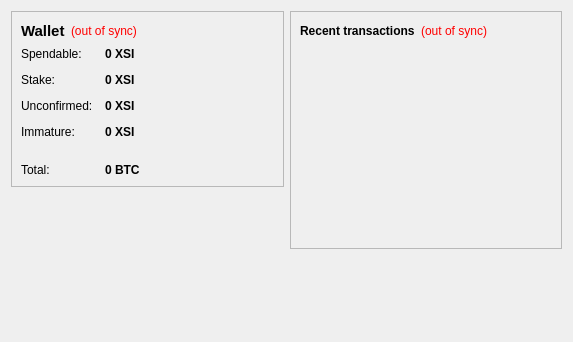
<?xml version="1.0" encoding="UTF-8"?>
<ui version="4.0">
 <class>OverviewPage</class>
 <widget class="QWidget" name="OverviewPage">
  <property name="geometry">
   <rect>
    <x>0</x>
    <y>0</y>
    <width>573</width>
    <height>342</height>
   </rect>
  </property>
  <property name="windowTitle">
   <string>Form</string>
  </property>
  <layout class="QHBoxLayout" name="horizontalLayout" stretch="1,1">
   <item>
    <layout class="QVBoxLayout" name="verticalLayout_2">
     <item>
      <widget class="QFrame" name="frame">
       <property name="frameShape">
        <enum>QFrame::StyledPanel</enum>
       </property>
       <property name="frameShadow">
        <enum>QFrame::Raised</enum>
       </property>
       <layout class="QVBoxLayout" name="verticalLayout_4">
        <item>
         <layout class="QHBoxLayout" name="horizontalLayout_4">
          <item>
           <widget class="QLabel" name="label_5">
            <property name="font">
             <font>
              <pointsize>11</pointsize>
              <weight>75</weight>
              <bold>true</bold>
             </font>
            </property>
            <property name="text">
             <string>Wallet</string>
            </property>
           </widget>
          </item>
          <item>
           <widget class="QLabel" name="labelWalletStatus">
            <property name="toolTip">
             <string>The displayed information may be out of date. Your wallet automatically synchronizes with the StabilityShares network after a connection is established, but this process has not completed yet.</string>
            </property>
            <property name="styleSheet">
             <string notr="true">QLabel { color: red; }</string>
            </property>
            <property name="text">
             <string notr="true">(out of sync)</string>
            </property>
            <property name="alignment">
             <set>Qt::AlignLeading|Qt::AlignLeft|Qt::AlignVCenter</set>
            </property>
           </widget>
          </item>
          <item>
           <spacer name="horizontalSpacer_2">
            <property name="orientation">
             <enum>Qt::Horizontal</enum>
            </property>
            <property name="sizeHint" stdset="0">
             <size>
              <width>40</width>
              <height>20</height>
             </size>
            </property>
           </spacer>
          </item>
         </layout>
        </item>
        <item>
         <layout class="QFormLayout" name="formLayout_2">
          <property name="fieldGrowthPolicy">
           <enum>QFormLayout::AllNonFixedFieldsGrow</enum>
          </property>
          <property name="horizontalSpacing">
           <number>12</number>
          </property>
          <property name="verticalSpacing">
           <number>12</number>
          </property>
          <item row="0" column="0">
           <widget class="QLabel" name="label">
			
            <property name="text">
             <string>Spendable:</string>
            </property>
           </widget>
          </item>
          <item row="0" column="1">
           <widget class="QLabel" name="labelBalance">
           
            <property name="font">
             <font>
              <weight>75</weight>
              <bold>true</bold>
             </font>
            </property>
            <property name="cursor">
             <cursorShape>IBeamCursor</cursorShape>
            </property>
            <property name="toolTip">
             <string>Your current spendable balance</string>
            </property>
            <property name="text">
             <string notr="true">0 XSI</string>
            </property>
            <property name="textInteractionFlags">
             <set>Qt::LinksAccessibleByMouse|Qt::TextSelectableByKeyboard|Qt::TextSelectableByMouse</set>
            </property>
           </widget>
          </item>
          <item row="1" column="0">
		   <widget class="QLabel" name="label_6">
            
			<property name="text">
             <string>Stake:</string>
            </property>
           </widget>
          </item>
          <item row="1" column="1">
           <widget class="QLabel" name="labelStake">
            
			<property name="font">
             <font>
              <weight>75</weight>
              <bold>true</bold>
             </font>
            </property>
            <property name="cursor">
             <cursorShape>IBeamCursor</cursorShape>
            </property>
            <property name="toolTip">
             <string>Total of coins that was staked, and do not yet count toward the current balance</string>
            </property>
            <property name="text">
             <string notr="true">0 XSI</string>
            </property>
            <property name="textInteractionFlags">
             <set>Qt::LinksAccessibleByMouse|Qt::TextSelectableByKeyboard|Qt::TextSelectableByMouse</set>
            </property>
           </widget>
          </item>
          <item row="2" column="0">
           <widget class="QLabel" name="label_3">
            
			<property name="text">
             <string>Unconfirmed:</string>
            </property>
           </widget>
          </item>
          <item row="2" column="1">
           <widget class="QLabel" name="labelUnconfirmed">
            
			<property name="font">
             <font>
              <weight>75</weight>
              <bold>true</bold>
             </font>
            </property>
            <property name="cursor">
             <cursorShape>IBeamCursor</cursorShape>
            </property>
            <property name="toolTip">
             <string>Total of transactions that have yet to be confirmed, and do not yet count toward the current balance</string>
            </property>
            <property name="text">
             <string notr="true">0 XSI</string>
            </property>
            <property name="textInteractionFlags">
             <set>Qt::LinksAccessibleByMouse|Qt::TextSelectableByKeyboard|Qt::TextSelectableByMouse</set>
            </property>
           </widget>
          </item>
          <item row="3" column="0">
           <widget class="QLabel" name="labelImmatureText">
            
			<property name="text">
             <string>Immature:</string>
            </property>
           </widget>
          </item>
          <item row="3" column="1">
           <widget class="QLabel" name="labelImmature">
           
		   <property name="font">
             <font>
              <weight>75</weight>
              <bold>true</bold>
             </font>
            </property>
            <property name="toolTip">
             <string>Mined balance that has not yet matured</string>
            </property>
            <property name="text">
             <string notr="true">0 XSI</string>
            </property>
            <property name="textInteractionFlags">
             <set>Qt::LinksAccessibleByMouse|Qt::TextSelectableByKeyboard|Qt::TextSelectableByMouse</set>
            </property>
           </widget>
          </item>
          <item row="4" column="0" colspan="2">
           <widget class="Line" name="line">
            
           </widget>
          </item>
          <item row="5" column="0">
           <widget class="QLabel" name="labelTotalText">
           
		   <property name="text">
             <string>Total:</string>
            </property>
           </widget>
          </item>
          <item row="5" column="1">
           <widget class="QLabel" name="labelTotal">
              
			<property name="font">           
			<font>
              <weight>75</weight>
              <bold>true</bold>
             </font>
            </property>
            <property name="cursor">
             <cursorShape>IBeamCursor</cursorShape>
            </property>
            <property name="toolTip">
             <string>Your current total balance</string>
            </property>
            <property name="text">
             <string notr="true">0 BTC</string>
            </property>
            <property name="textInteractionFlags">
             <set>Qt::LinksAccessibleByMouse|Qt::TextSelectableByKeyboard|Qt::TextSelectableByMouse</set>
            </property>
           </widget>
          </item>
         </layout>
        </item>
       </layout>
      </widget>
     </item>
     <item>
      <spacer name="verticalSpacer">
       <property name="orientation">
        <enum>Qt::Vertical</enum>
       </property>
       <property name="sizeHint" stdset="0">
        <size>
         <width>20</width>
         <height>40</height>
        </size>
       </property>
      </spacer>
     </item>
    </layout>
   </item>
   <item>
    <layout class="QVBoxLayout" name="verticalLayout_3">
     <item>
      <widget class="QFrame" name="frame_2">
       <property name="frameShape">
        <enum>QFrame::StyledPanel</enum>
       </property>
       <property name="frameShadow">
        <enum>QFrame::Raised</enum>
       </property>
       <layout class="QVBoxLayout" name="verticalLayout">
        <item>
         <layout class="QHBoxLayout" name="horizontalLayout_2">
          <item>
           <widget class="QLabel" name="label_4">
             
			<property name="text">
             <string>&lt;b&gt;Recent transactions&lt;/b&gt;</string>
            </property>
           </widget>
          </item>
          <item>
           <widget class="QLabel" name="labelTransactionsStatus">
            <property name="toolTip">
             <string>The displayed information may be out of date. Your wallet automatically synchronizes with the StabilityShares network after a connection is established, but this process has not completed yet.</string>
            </property>
            <property name="styleSheet">
             <string notr="true">QLabel { color: red; }</string>
            </property>
            <property name="text">
             <string notr="true">(out of sync)</string>
            </property>
            <property name="alignment">
             <set>Qt::AlignRight|Qt::AlignTrailing|Qt::AlignVCenter</set>
            </property>
           </widget>
          </item>
          <item>
           <spacer name="horizontalSpacer">
            <property name="orientation">
             <enum>Qt::Horizontal</enum>
            </property>
            <property name="sizeHint" stdset="0">
             <size>
              <width>40</width>
              <height>20</height>
             </size>
            </property>
           </spacer>
          </item>
         </layout>
        </item>
        <item>
         <widget class="QListView" name="listTransactions">
           
		  <property name="styleSheet">
           <string notr="true">QListView { background: transparent; }</string>
          </property>
          <property name="frameShape">
           <enum>QFrame::NoFrame</enum>
          </property>
          <property name="verticalScrollBarPolicy">
           <enum>Qt::ScrollBarAlwaysOff</enum>
          </property>
          <property name="horizontalScrollBarPolicy">
           <enum>Qt::ScrollBarAlwaysOff</enum>
          </property>
          <property name="selectionMode">
           <enum>QAbstractItemView::NoSelection</enum>
          </property>
         </widget>
        </item>
       </layout>
      </widget>
     </item>
     <item>
      <spacer name="verticalSpacer_2">
       <property name="orientation">
        <enum>Qt::Vertical</enum>
       </property>
       <property name="sizeHint" stdset="0">
        <size>
         <width>20</width>
         <height>40</height>
        </size>
       </property>
      </spacer>
     </item>
    </layout>
   </item>
  </layout>
 </widget>
 <resources/>
 <connections/>
</ui>
